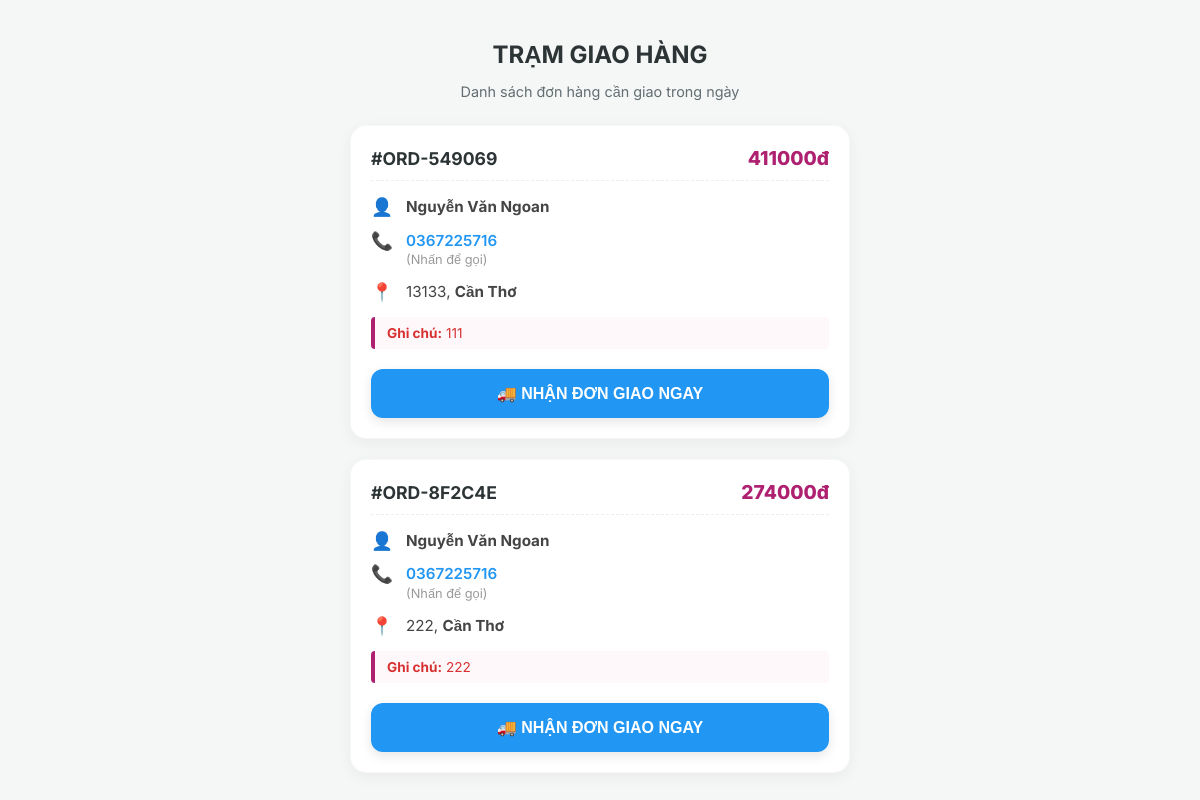
The app's page /shipper/ (signed in), older data.
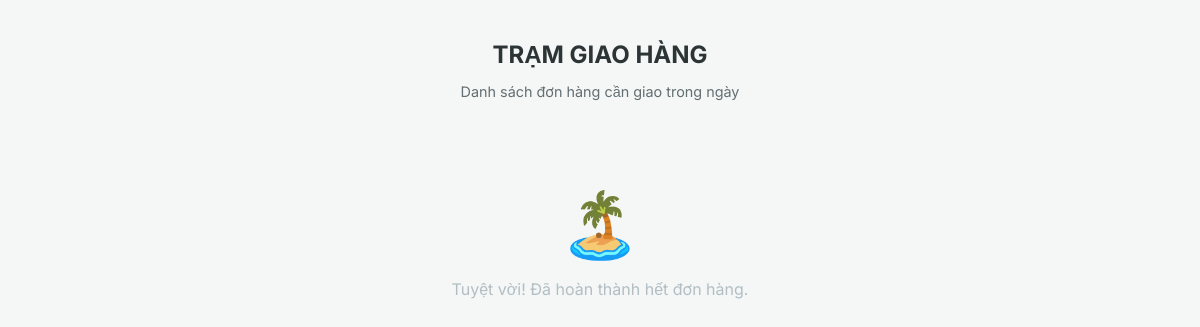
The same page, newer data.
### app/models.py (models this page shows, shortened)
class Order(models.Model):
    PAYMENT_METHODS = (
        ('cod', 'Thanh toán khi nhận hàng'),
        ('qr', 'Chuyển khoản qua mã QR'),
    )
    STATUS_CHOICES = (
        ('pending', 'Chờ xác nhận'),
        ('confirmed', 'Đã xác nhận'),
        ('shipping', 'Đang giao hàng'),
        ('delivered', 'Đã giao thành công'),
        ('cancelled', 'Đã hủy'),
    )
    user = models.ForeignKey(User, on_delete=models.CASCADE)
    payment_method = models.CharField(max_length=10, choices=PAYMENT_METHODS, default='cod')
    total_price = models.DecimalField(max_digits=12, decimal_places=2, db_column='total_amount')
    province = models.ForeignKey(ShippingProvince, on_delete=models.SET_NULL, null=True, blank=True)
    shipping_fee = models.DecimalField(max_digits=10, decimal_places=2, default=0)
    voucher = models.ForeignKey('Voucher', on_delete=models.SET_NULL, null=True, blank=True)
    voucher_discount = models.DecimalField(max_digits=12, decimal_places=0, default=0)
    order_code = models.CharField(max_length=10, unique=True)
    status = models.CharField(max_length=20, choices=STATUS_CHOICES, default='pending')
    created_at = models.DateTimeField(auto_now_add=True)
    items_json = models.TextField()
    full_name = models.CharField(max_length=255)
    phone_number = models.CharField(max_length=20, db_column='phone')
    address = models.TextField()
    note = models.TextField(blank=True, null=True)
    @property
    def final_total(self):
        return self.total_price + self.shipping_fee

class ShippingProvince(models.Model):
    name = models.CharField(max_length=100, unique=True, verbose_name="Tên tỉnh/thành")
    shipping_fee = models.DecimalField(max_digits=10, decimal_places=0, default=30000)

### app/views.py (the view)
# urls.py: path('shipper/', views.shipper_dashboard, name='shipper_dashboard'),
@staff_member_required # Chỉ nhân viên (is_staff=True) mới vào được trang này
def shipper_dashboard(request):
    orders = Order.objects.filter(status__in=['confirmed', 'shipping']).order_by('-created_at')
    return render(request, 'app/shipper_dashboard.html', {'orders': orders})

### app/context_processors.py (called while the page is built)
def cart_count(request):
    count = 0
    cart = request.session.get('cart', {})
    if isinstance(cart, dict) and cart:
        for item in cart.values():
            count += int(item.get('quantity', 0))
    return {'cart_total_quantity': count}

### app/templates/app/shipper_dashboard.html (shortened to what this page needs)
<!doctype html>
<html lang="en">
<head>
</head>
<body>
<div class="container">
    <h2 class="header-title">Trạm Giao Hàng</h2>
    <p class="sub-title">Danh sách đơn hàng cần giao trong ngày</p>
    {% for order in orders %}
    <div class="order-card">
        <div class="order-header">
            <span class="order-id">#{{ order.order_code }}</span>
            <span class="order-price">{{ order.final_total|floatformat:0 }}đ</span>
        </div>
        <div class="info-row">
            <span class="info-icon">👤</span>
            <div class="info-text"><strong>{{ order.full_name }}</strong></div>
        </div>
        <div class="info-row">
            <span class="info-icon">📞</span>
            <div class="info-text">
                <a href="tel:{{ order.phone_number }}" class="phone-link">{{ order.phone_number }}</a>
                <span style="font-size: 0.8rem; color: #999; display: block;">(Nhấn để gọi)</span>
            </div>
        </div>
        <div class="info-row">
            <span class="info-icon">📍</span>
            <div class="info-text">
                {{ order.address }}, <strong>{{ order.province.name }}</strong>
            </div>
        </div>
        {% if order.note %}
        <div class="note-box">
            <strong>Ghi chú:</strong> {{ order.note }}
        </div>
        {% endif %}
        <div style="margin-top: 20px;">
            <form method="POST" action="{% url 'update_delivery_status' order.id %}">
                {% if order.status == 'confirmed' %}
                    <button type="submit" class="btn btn-pickup">
                        🚚 NHẬN ĐƠN GIAO NGAY
                    </button>
                {% elif order.status == 'shipping' %}
                    <input type="hidden" name="status" value="delivered">
                    <button type="submit" class="btn btn-success" onclick="return confirm('Xác nhận đã thu tiền và giao hàng thành công?')">
                        ✅ HOÀN THÀNH GIAO HÀNG
                    </button>
                {% endif %}
            </form>
        </div>
    </div>
    {% empty %}
    <div class="empty-state">
        <div style="font-size: 4rem; margin-bottom: 10px;">🏝️</div>
        <p>Tuyệt vời! Đã hoàn thành hết đơn hàng.</p>
    </div>
    {% endfor %}
</div>
</body>
</html>

Row changes from the older to the newer data that the page shows:
no longer on this page (row edited): Order: order_code "ORD-549069", final_total "411000", full_name "Nguyễn Văn Ngoan", phone_number "0367225716", address "13133", province.name "Cần Thơ", note "111", status "🚚 NHẬN ĐƠN GIAO NGAY"
no longer on this page (row edited): Order: order_code "ORD-8F2C4E", final_total "274000", full_name "Nguyễn Văn Ngoan", phone_number "0367225716", address "222", province.name "Cần Thơ", note "222", status "🚚 NHẬN ĐƠN GIAO NGAY"
Text that changed along with them:
text now shown: "🏝️ Tuyệt vời! Đã hoàn thành hết đơn hàng."
